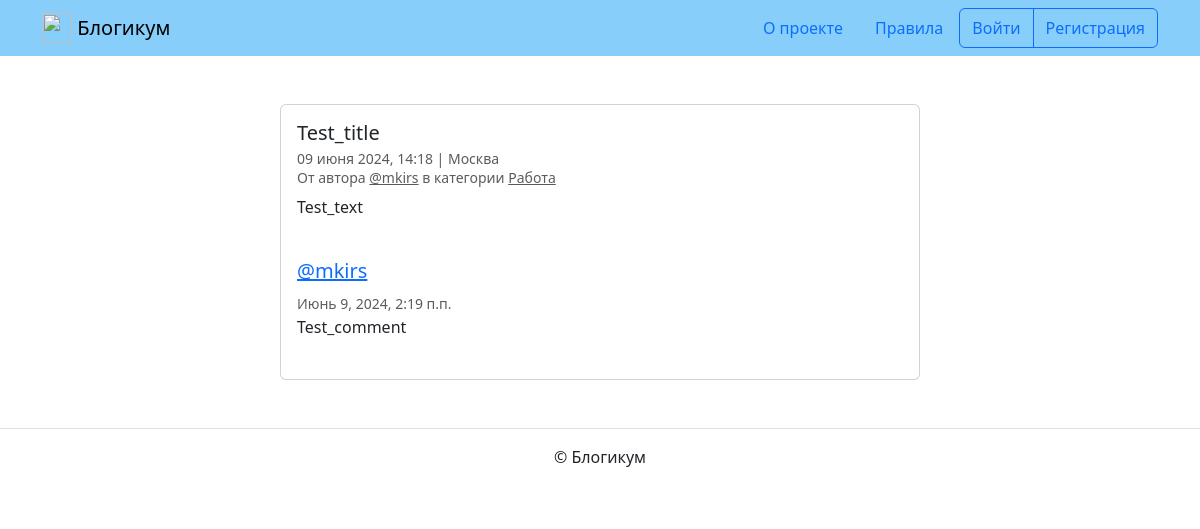
The app's page /posts/43/, older data.
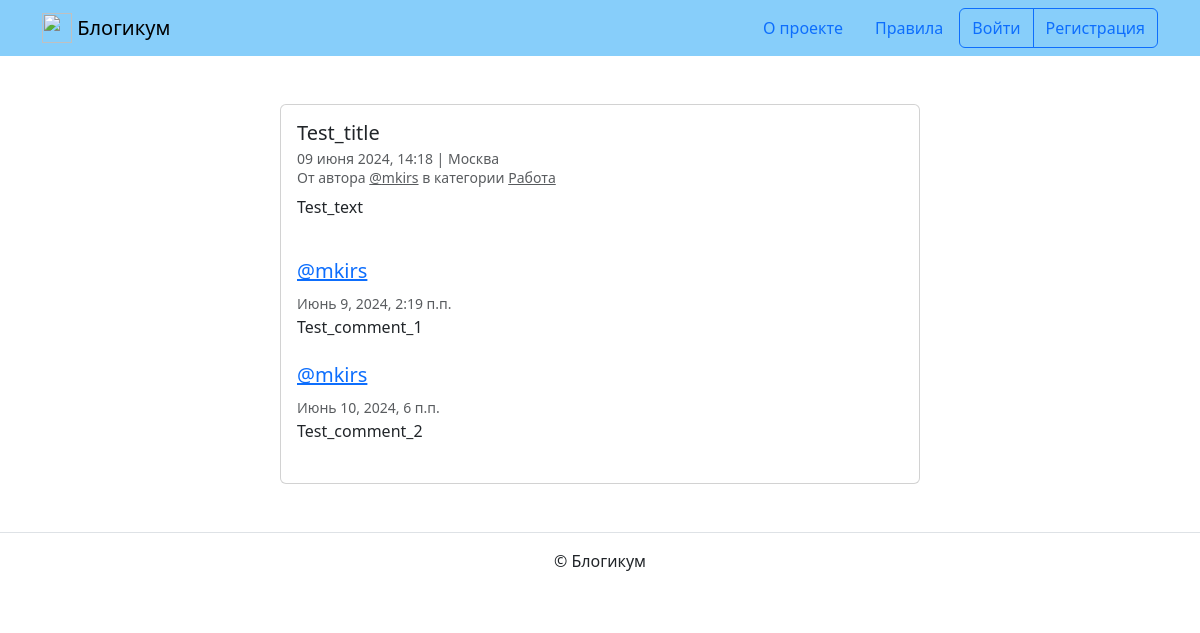
The same page, newer data.
### blog/models.py (models this page shows, shortened)
class Comment(models.Model):
    objects = None
    text = models.TextField('Текст комментария')
    post = models.ForeignKey(
        Post,
        on_delete=models.CASCADE,
        verbose_name='Комментарий',
        related_name='comments',
    )
    created_at = models.DateTimeField(auto_now_add=True)
    author = models.ForeignKey(User, on_delete=models.CASCADE)
    class Meta:
        verbose_name = 'комментарий'
        verbose_name_plural = 'Комментарии'
        ordering = ('created_at',)

### blog/views.py (the view)
class PostDetailView(DetailView):
    model = Post
    template_name = 'blog/detail.html'
    pk_url_kwarg = 'post_pk'
    def dispatch(self, request, *args, **kwargs):
        post = get_object_or_404(Post, pk=kwargs[self.pk_url_kwarg])
        if post.is_published is False and request.user != post.author:
            raise Http404
        return super().dispatch(request, *args, **kwargs)
    def get_context_data(self, **kwargs):
        context = super().get_context_data(**kwargs)
        context['form'] = CommentForm()
        context['comments'] = (
            self.object.comments.select_related('author')
        )
        return context

### templates/blog/detail.html (shortened to what this page needs)
{% extends "base.html" %}
{% block content %}
  <div class="col d-flex justify-content-center">
    <div class="card" style="width: 40rem;">
      <div class="card-body">
        <h5 class="card-title">{{ post.title }}</h5>
        <h6 class="card-subtitle mb-2 text-muted">
          <small>
            {{ post.pub_date|date:"d E Y, H:i" }} | {% if post.location and post.location.is_published %}{{ post.location.name }}{% else %}Планета Земля{% endif %}<br>
            От автора <a class="text-muted" href="{% url 'blog:profile' post.author.username %}">@{{ post.author.username }}</a> в
            категории {% include "includes/category_link.html" %}
          </small>
        </h6>
        <p class="card-text">{{ post.text|linebreaksbr }}</p>
        {% include "includes/comments.html" %}
      </div>
    </div>
  </div>
{% endblock %}

### templates/includes/comments.html (shortened to what this page needs)
{% if user.is_authenticated %}
  {% load django_bootstrap5 %}
{% endif %}
<br>
{% for comment in comments %}
  <div class="media mb-4">
    <div class="media-body">
      <h5 class="mt-0">
        <a href="{% url 'blog:profile' comment.author.username %}" name="comment_{{ comment.id }}">
          @{{ comment.author.username }}
        </a>
      </h5>
      <small class="text-muted">{{ comment.created_at }}</small>
      <br>
      {{ comment.text|linebreaksbr }}
    </div>
  </div>
{% endfor %}

Row changes from the older to the newer data that the page shows:
changed Comment: text "Test_comment" → "Test_comment_1"
added Comment: author.username "mkirs", created_at "Июнь 10, 2024, 6 п.п.", text "Test_comment_2"
